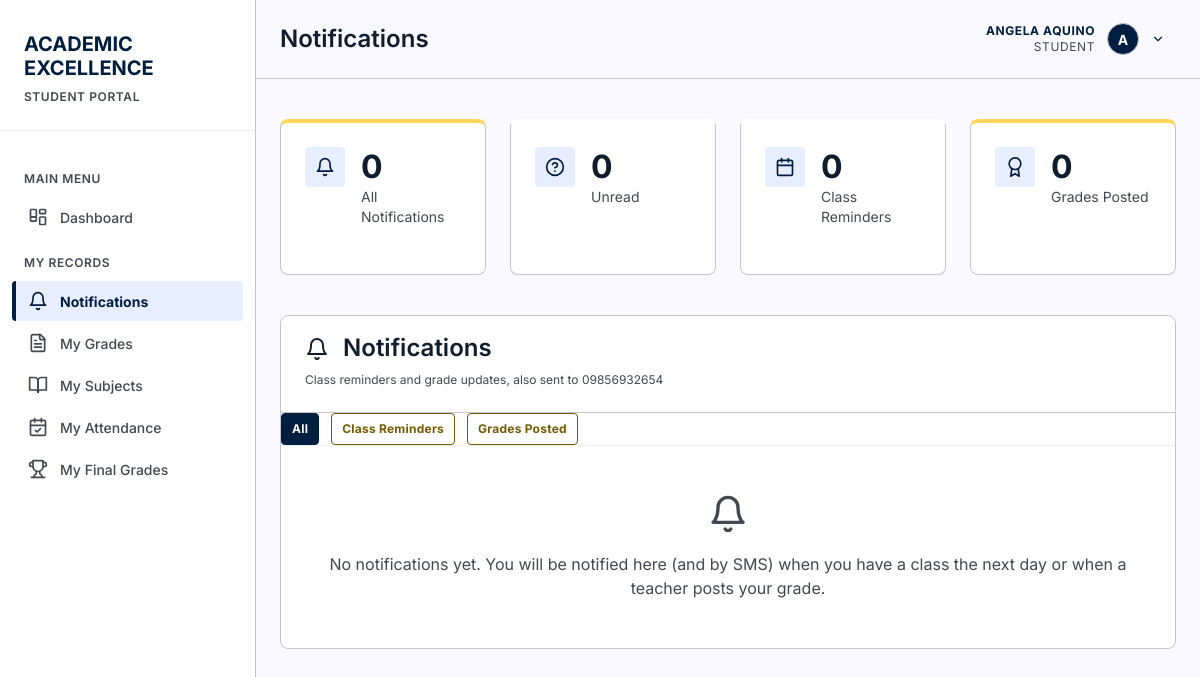
/pages/notifications.php (signed in), run on an earlier commit of the app's database.
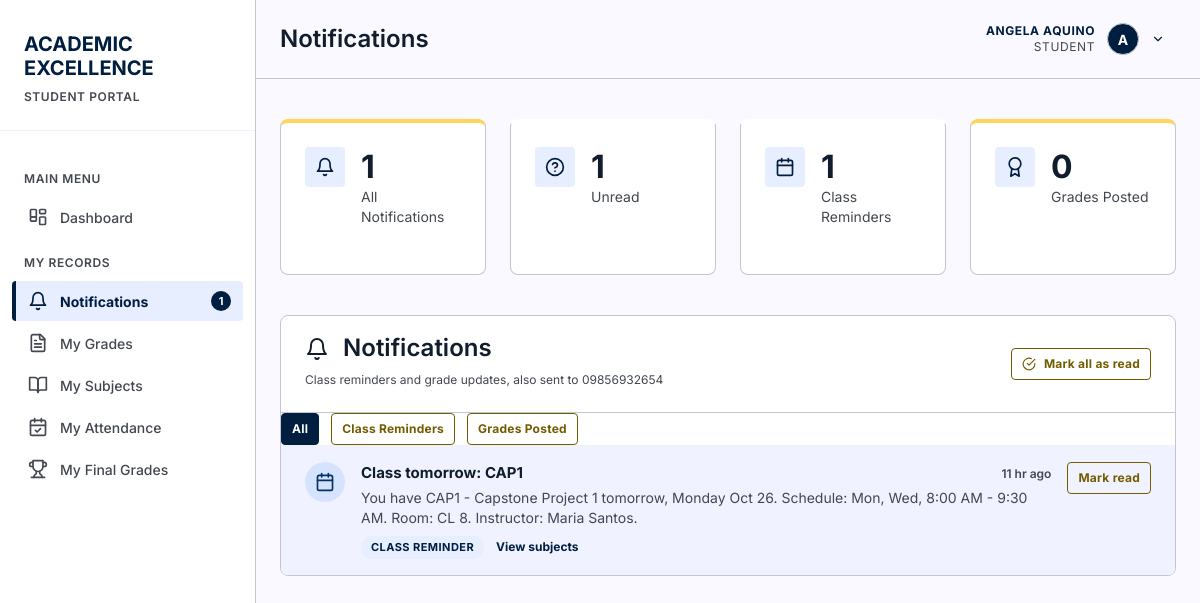
And on a later commit of the database.
### tables this page shows
CREATE TABLE notifications (
            id INTEGER PRIMARY KEY AUTOINCREMENT,
            student_id INTEGER NOT NULL,
            notification_type TEXT NOT NULL,
            title TEXT NOT NULL,
            message TEXT NOT NULL,
            reference_id INTEGER,
            read_at DATETIME,
            created_at DATETIME NOT NULL DEFAULT CURRENT_TIMESTAMP,
            FOREIGN KEY (student_id) REFERENCES students(id) ON DELETE CASCADE
        );

### includes/auth.php (called while the page is built, shortened)
<?php
require_once __DIR__ . '/../config/database.php';
function currentUser() {
    static $user = false;
    if ($user === false) {
        $db = getDB();
        $stmt = $db->prepare("SELECT * FROM users WHERE id = :id AND is_active = 1");
        $stmt->execute([':id' => (int) $_SESSION['user_id']]);
        $user = $stmt->fetch() ?: null;
    }
    return $user;
}
function isLoggedIn() {
    return currentUser() !== null;
}
function requireLogin() {
    if (!isLoggedIn()) {
        header('Location: ' . baseUrl() . 'login.php');
        exit();
    }
}
function requireRole(...$roles) {
    requireLogin();
    $user = currentUser();
}
function currentStudent() {
    $user = currentUser();
    static $student = false;
    if ($student === false) {
        $db = getDB();
        $stmt = $db->prepare("SELECT * FROM students WHERE user_id = :uid LIMIT 1");
        $stmt->execute([':uid' => $user['id']]);
        $student = $stmt->fetch() ?: null;
    }
    return $student;
}

### config/database.php (called while the page is built, shortened)
<?php
function getDB() {
    static $db = null;
    if ($db === null) {
        try {
            $db = new PDO('sqlite:' . DB_PATH);
            $db->setAttribute(PDO::ATTR_ERRMODE, PDO::ERRMODE_EXCEPTION);
            $db->setAttribute(PDO::ATTR_DEFAULT_FETCH_MODE, PDO::FETCH_ASSOC);
            $db->exec('PRAGMA foreign_keys = ON');
        } catch (PDOException $e) {
            die("Database connection failed: " . $e->getMessage());
        }
    }
    return $db;
}
function querySingle($sql) {
    $db = getDB();
    $stmt = $db->query($sql);
    return $stmt->fetchColumn();
}

### includes/notifications.php (called while the page is built, shortened)
<?php
function countUnreadNotifications(PDO $db, $studentId) {
    try {
        $stmt = $db->prepare("SELECT COUNT(*) FROM notifications WHERE student_id = :sid AND read_at IS NULL");
        $stmt->execute([':sid' => (int) $studentId]);
        return (int) $stmt->fetchColumn();
    } catch (Throwable $e) {
        return 0;
    }
}
function notificationTypeLabel($type) {
    return [
        'schedule_reminder' => 'Class Reminder',
        'grade_posted'      => 'Grade Posted',
        'general'           => 'Notice',
    ][$type] ?? ucfirst(str_replace('_', ' ', (string) $type));
}

### pages/notifications.php (the view, shortened to what the changed rows need)
<?php
require_once '../includes/functions.php';
require_once '../includes/notifications.php';
requireRole('student');
$pageTitle = 'Notifications';
$db = getDB();
$student = currentStudent();
$studentId = (int) $student['id'];
$sql = "SELECT * FROM notifications WHERE student_id = :sid";
$params = [':sid' => $studentId];
$sql .= ' ORDER BY created_at DESC, id DESC LIMIT 200';
$stmt = $db->prepare($sql);
$stmt->execute($params);
$notifications = $stmt->fetchAll();
$totalCount     = (int) querySingle("SELECT COUNT(*) FROM notifications WHERE student_id = " . $studentId);
$unreadCount    = countUnreadNotifications($db, $studentId);
$reminderCount  = (int) querySingle("SELECT COUNT(*) FROM notifications WHERE student_id = " . $studentId . " AND notification_type = 'schedule_reminder'");
function notificationTimeAgo($timestamp) {
    $time = strtotime($timestamp);
    $diff = time() - $time;
    if ($diff < 86400) {
        return floor($diff / 3600) . ' hr ago';
    }
    return formatDate($timestamp);
}
include '../includes/header.php';
?>
<div class="dashboard-stats" style="grid-template-columns: repeat(4, minmax(0, 1fr));">
    <div class="stat-card">
        <div class="stat-icon"><?php echo icon('bell', 20); ?></div>
        <div class="stat-info">
            <h3><?php echo $totalCount; ?></h3>
            <p>All Notifications</p>
        </div>
    </div>
    <div class="stat-card">
        <div class="stat-icon"><?php echo icon('help', 20); ?></div>
        <div class="stat-info">
            <h3><?php echo $unreadCount; ?></h3>
            <p>Unread</p>
        </div>
    </div>
    <div class="stat-card">
        <div class="stat-icon"><?php echo icon('calendar', 20); ?></div>
        <div class="stat-info">
            <h3><?php echo $reminderCount; ?></h3>
            <p>Class Reminders</p>
        </div>
    </div>
    <div class="stat-card">
        <div class="stat-icon"><?php echo icon('award', 20); ?></div>
    </div>
</div>
<div class="table-container">
    <div class="table-header">
        <h2><?php echo icon('bell', 24); ?> Notifications
            <small style="display: block; color: var(--ink-muted); font-size: 12px; font-weight: 400; text-transform: none; letter-spacing: 0;">
                Class reminders and grade updates, also sent to <?php echo htmlspecialchars($student['phone'] ?: 'your mobile number'); ?>
            </small>
        </h2>
        <?php if ($unreadCount > 0): ?>
            <form method="post" style="margin: 0;">
                <button type="submit" class="btn btn-secondary btn-sm"><?php echo icon('check-circle', 14); ?> Mark all as read</button>
            </form>
        <?php endif; ?>
    </div>
    <?php if (empty($notifications)): ?>
        <div style="padding: 48px 24px; text-align: center; color: var(--ink-muted);">
            <?php echo icon('bell', 40); ?>
            <p style="margin-top: 12px;">No notifications yet. You will be notified here (and by SMS) when you have a class the next day or when a teacher posts your grade.</p>
        </div>
    <?php else: ?>
        <div class="notification-list">
            <?php foreach ($notifications as $notification): ?>
                <?php
                $isUnread = empty($notification['read_at']);
                $notifType = $notification['notification_type'];
                $iconName = $notifType === 'schedule_reminder' ? 'calendar' : ($notifType === 'grade_posted' ? 'award' : 'bell');
                ?>
                <article class="notification-item <?php echo $isUnread ? 'is-unread' : ''; ?>">
                    <div class="notification-icon notification-icon-<?php echo htmlspecialchars($notifType); ?>">
                        <?php echo icon($iconName, 20); ?>
                    </div>
                    <div class="notification-body">
                        <div class="notification-title-row">
                            <h3><?php echo htmlspecialchars($notification['title']); ?></h3>
                            <span class="notification-time" title="<?php echo htmlspecialchars(date('M j, Y g:i A', strtotime($notification['created_at']))); ?>">
                                <?php echo htmlspecialchars(notificationTimeAgo($notification['created_at'])); ?>
                            </span>
                        </div>
                        <p class="notification-message"><?php echo htmlspecialchars($notification['message']); ?></p>
                        <div class="notification-meta">
                            <span class="notification-badge"><?php echo htmlspecialchars(notificationTypeLabel($notifType)); ?></span>
                            <?php if ($notifType === 'grade_posted'): ?>
                                <a href="my-grades.php" class="notification-link">View grades</a>
                            <?php else: ?>
                                <a href="subjects.php" class="notification-link">View subjects</a>
                            <?php endif; ?>
                        </div>
                    </div>
                    <?php if ($isUnread): ?>
                        <form method="post" class="notification-action">
                            <button type="submit" class="btn btn-sm btn-secondary">Mark read</button>
                        </form>
                    <?php endif; ?>
                </article>
            <?php endforeach; ?>
        </div>
    <?php endif; ?>
</div>
<?php include '../includes/footer.php'; ?>

### includes/header.php (shortened to what the changed rows need)
<?php
require_once __DIR__ . '/functions.php';
$currentPage = basename($_SERVER['PHP_SELF'], '.php');
$assetPrefix = $currentPage === 'index' ? '' : '../';
$user = currentUser();
$role = $user['role'];
$fullName = $user['full_name'];
$roleLabel = roleLabel($role);
$avatarLetter = strtoupper(substr($fullName, 0, 1));
$unreadNotifications = 0;
if ($role === 'student') {
    require_once __DIR__ . '/notifications.php';
    $headerStudent = currentStudent();
    if ($headerStudent) {
        $unreadNotifications = countUnreadNotifications(getDB(), (int) $headerStudent['id']);
    }
}
?>
<!DOCTYPE html>
<html lang="en">
<head>
    <link rel="stylesheet" href="<?php echo $assetPrefix; ?>assets/css/style.css">
</head>
<body>
    <aside class="sidebar">
        <div class="sidebar-header">
            <h1>
                <span class="red">ACADEMIC</span><br>
                <span class="white">EXCELLENCE</span>
            </h1>
        </div>
        <nav class="sidebar-menu">
            <a href="<?php echo $assetPrefix; ?>index.php" class="menu-item <?php echo $currentPage === 'index' ? 'active' : ''; ?>">
                <span class="icon"><?php echo icon('dashboard'); ?></span>
            </a>
            <?php if ($role === 'admin'): ?>
                <div class="menu-category">Administration</div>
                <a href="<?php echo $assetPrefix; ?>pages/users.php" class="menu-item <?php echo $currentPage === 'users' ? 'active' : ''; ?>">
                    <span class="icon"><?php echo icon('users'); ?></span>
                    Users
                </a>
                <a href="<?php echo $assetPrefix; ?>pages/students.php" class="menu-item <?php echo $currentPage === 'students' ? 'active' : ''; ?>">
                    <span class="icon"><?php echo icon('user'); ?></span>
                    Students
                </a>
                <a href="<?php echo $assetPrefix; ?>pages/instructors.php" class="menu-item <?php echo $currentPage === 'instructors' ? 'active' : ''; ?>">
                    <span class="icon"><?php echo icon('users'); ?></span>
                    Instructors
                </a>
                <a href="<?php echo $assetPrefix; ?>pages/departments.php" class="menu-item <?php echo $currentPage === 'departments' ? 'active' : ''; ?>">
                    <span class="icon"><?php echo icon('landmark'); ?></span>
                    Departments
                </a>
                <a href="<?php echo $assetPrefix; ?>pages/manage-subjects.php" class="menu-item <?php echo $currentPage === 'manage-subjects' ? 'active' : ''; ?>">
                    <span class="icon"><?php echo icon('book-open'); ?></span>
                    Courses / Subjects
                </a>
                <a href="<?php echo $assetPrefix; ?>pages/blocks.php" class="menu-item <?php echo $currentPage === 'blocks' ? 'active' : ''; ?>">
                    <span class="icon"><?php echo icon('grid'); ?></span>
                    Blocks
                </a>
                <a href="<?php echo $assetPrefix; ?>pages/rooms.php" class="menu-item <?php echo $currentPage === 'rooms' ? 'active' : ''; ?>">
                    <span class="icon"><?php echo icon('door'); ?></span>
                    Rooms
                </a>
                <a href="<?php echo $assetPrefix; ?>pages/schedules.php" class="menu-item <?php echo $currentPage === 'schedules' ? 'active' : ''; ?>">
                    <span class="icon"><?php echo icon('calendar'); ?></span>
                    Schedules
                </a>
                <a href="<?php echo $assetPrefix; ?>pages/enrollments.php" class="menu-item <?php echo $currentPage === 'enrollments' ? 'active' : ''; ?>">
                    <span class="icon"><?php echo icon('clipboard-list'); ?></span>
                    Enrollments
                </a>
                <div class="menu-category">Academic Records</div>
                <a href="<?php echo $assetPrefix; ?>pages/attendance.php" class="menu-item <?php echo $currentPage === 'attendance' ? 'active' : ''; ?>">
                    <span class="icon"><?php echo icon('clipboard-check'); ?></span>
                    Attendance
                </a>
                <a href="<?php echo $assetPrefix; ?>pages/grades.php" class="menu-item <?php echo $currentPage === 'grades' ? 'active' : ''; ?>">
                    <span class="icon"><?php echo icon('pen-line'); ?></span>
                    Grades
                </a>
                <a href="<?php echo $assetPrefix; ?>pages/reports.php" class="menu-item <?php echo $currentPage === 'reports' ? 'active' : ''; ?>">
                    <span class="icon"><?php echo icon('bar-chart'); ?></span>
                    Reports
                </a>
                <a href="<?php echo $assetPrefix; ?>pages/sms-notifications.php" class="menu-item <?php echo $currentPage === 'sms-notifications' ? 'active' : ''; ?>">
                    <span class="icon"><?php echo icon('bell'); ?></span>
                    SMS Notifications
                </a>
            <?php else: ?>
                <a href="<?php echo $assetPrefix; ?>pages/notifications.php" class="menu-item <?php echo $currentPage === 'notifications' ? 'active' : ''; ?>">
                    <span class="icon"><?php echo icon('bell'); ?></span>
                    Notifications
                    <?php if ($unreadNotifications > 0): ?><span class="menu-badge"><?php echo (int) $unreadNotifications; ?></span><?php endif; ?>
                </a>
                <a href="<?php echo $assetPrefix; ?>pages/my-grades.php" class="menu-item <?php echo $currentPage === 'my-grades' ? 'active' : ''; ?>">
                    <span class="icon"><?php echo icon('file-text'); ?></span>
                </a>
                <a href="<?php echo $assetPrefix; ?>pages/subjects.php" class="menu-item <?php echo $currentPage === 'subjects' ? 'active' : ''; ?>">
                    <span class="icon"><?php echo icon('book-open'); ?></span>
                </a>
                <a href="<?php echo $assetPrefix; ?>pages/my-attendance.php" class="menu-item <?php echo $currentPage === 'my-attendance' ? 'active' : ''; ?>">
                    <span class="icon"><?php echo icon('calendar-check'); ?></span>
                </a>
                <a href="<?php echo $assetPrefix; ?>pages/final-grades.php" class="menu-item <?php echo $currentPage === 'final-grades' ? 'active' : ''; ?>">
                    <span class="icon"><?php echo icon('trophy'); ?></span>
                </a>
            <?php endif; ?>
        </nav>
    </aside>
    <div class="main-content">
        <header class="top-header">
            <h1 class="page-title"><?php echo $pageTitle ?? 'Dashboard'; ?></h1>
            <div class="user-info">
                <div class="user-menu">
                    <button class="user-menu-toggle" type="button" aria-haspopup="true" aria-expanded="false">
                        <div class="user-meta">
                            <span class="user-name"><?php echo htmlspecialchars($fullName); ?></span>
                            <span class="user-role"><?php echo $roleLabel; ?></span>
                        </div>
                        <div class="user-avatar"><?php echo $avatarLetter; ?></div>
                        <?php echo icon('chevron-down', 14); ?>
                    </button>
                </div>
            </div>
        </header>
        <div class="page-content">

### includes/icons.php (shortened to what the changed rows need)
<?php
function icon($name, $size = 20) {
    return '<svg xmlns="http://www.w3.org/2000/svg" width="' . $size . '" height="' . $size
        . '" viewBox="0 0 24 24" fill="none" stroke="currentColor" stroke-width="2"'
        . ' stroke-linecap="round" stroke-linejoin="round" aria-hidden="true">'
        . $icons[$name] . '</svg>';
}

What changed in the data, as far as the page shows it:
added notifications: title "Class tomorrow: CAP1", created_at "11 hr ago", message "You have CAP1 - Capstone Project 1 tomorrow, Monday Oct 26. Schedule: Mon, Wed, 8:00 AM - 9:30 AM. Room: CL 8. Instructor: Maria Santos.", notification_type "CLASS REMINDER", shows "View subjects"
Also different on the page:
$size: 40 → 14 (drawn)
$unreadNotifications: (not shown) → "1"
$totalCount: "0" → "1"
$unreadCount: "0" → "1"
$reminderCount: "0" → "1"
text no longer shown: "No notifications yet. You will be notified here (and by SMS) when you have a class the next day or when a teacher posts your grade."
text now shown: "Mark all as read"
